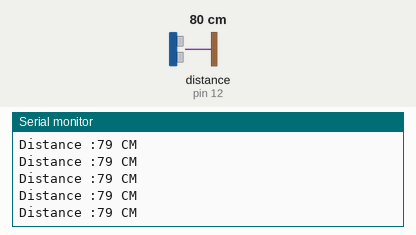
Recording of a sketch running on a simulated Arduino Uno, built with avr-gcc and run on an emulated ATmega328P. Shown: the last lines printed to the serial monitor. Wiring (inferred from the names in the program): ultrasonic range finder: trigger pin 11; echo pin 12. The test bench sets the inputs (shaded band); at power-on: distance to the obstacle (sensor on pin 12) 80 cm. The echo pulse lasts 58.3 µs per cm.

Above: at 1.2 s.
1.3 s: distance to the obstacle (sensor on pin 12) set to 2 cm
At 1.38 s:
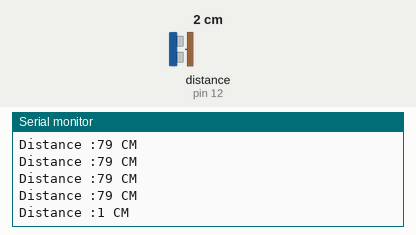
4.3 s: distance to the obstacle (sensor on pin 12) set to 250 cm
At 4.41 s:
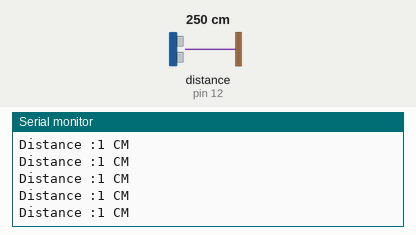
Timing chart, 0 to 7.3 s (numbered marks = the images above; inputs shaded):
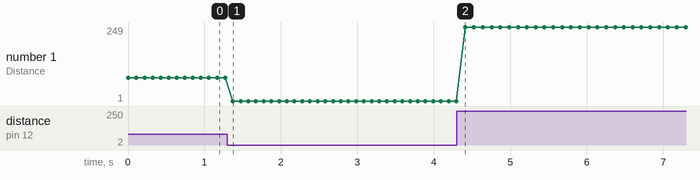

Measured:
- after the input at 1.3 s, the serial monitor: prints a new line after 0.07 s (image 1)
- plotted number 1: 79 → 1 after the input at 1.3 s, 1 → 249 after the input at 4.3 s

The sketch:

UltraSonic.ino
```cpp
int trigPin = 11; //trigger pin number
int echoPin = 12; // echo pin number
long duration;
int distance;

void setup() {
  Serial.begin(9600);
  pinMode(trigPin, OUTPUT); // Sets the trigPin as an Output
  pinMode(echoPin, INPUT); // Sets the echoPin as an Input

}

void loop() {

digitalWrite(trigPin, LOW);
delayMicroseconds(2);
// Sets the trigPin on HIGH state for 10 micro seconds
digitalWrite(trigPin, HIGH);
delayMicroseconds(10);
digitalWrite(trigPin, LOW);
// Reads the echoPin, returns the sound wave travel time in microseconds
duration = pulseIn(echoPin, HIGH);
// Calculating the distance
distance = duration*0.0343/2;

Serial.print("Distance :");
Serial.print(distance);
Serial.println(" CM");
delay(100);

}
```
